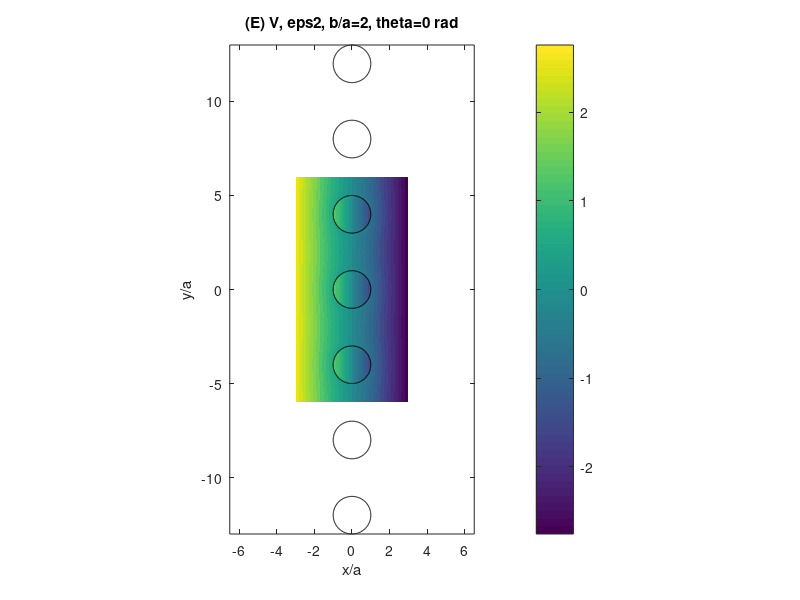
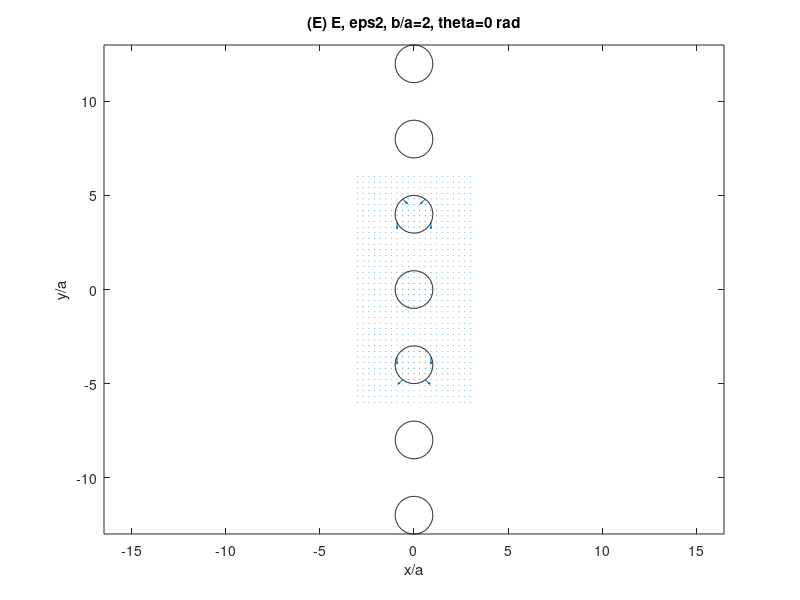

Reproduce these figures in MATLAB, in order. (Note: a time limit stopped this script after it produced the figures.)
close all;
clear;
clf;
clc;

a = 1.0;
b = 2.0*a;
E0 = 1.0;

Nx = 301; Ny = 601;
xE = linspace(-3*a, 3*a, Nx);
yE = linspace(-6*a, 6*a, Ny);
[xgE,ygE] = meshgrid(xE,yE);

theta = 0.0;
eps_list = [2,4,10,Inf];
Nmax = 40;

for k = 1:numel(eps_list)
    epsr = eps_list(k);
    if isinf(epsr)
        xi = 1.0; denom_inside = Inf;
    else
        xi = (epsr-1)/(epsr+1); denom_inside = epsr+1;
    end
    S = (a^2)/(b^2) * (pi^2/12);
    E0x = E0*cos(theta); E0y = E0*sin(theta);
    denom_x = 1 + xi*S; if abs(denom_x)<1e-12, denom_x = 1e-12*(2*(denom_x>=0)-1); end
    denom_y = 1 - xi*S; if abs(denom_y)<1e-12, denom_y = 1e-12*(2*(denom_y>=0)-1); end
    Ax = (xi/denom_x)*E0x; Ay = (xi/denom_y)*E0y;
    if isinf(denom_inside)
        Bx = 0; By = 0;
    else
        Elocx = E0x - S*Ax; Elocy = E0y + S*Ay;
        Bx = -2/denom_inside * Elocx; By = -2/denom_inside * Elocy;
    end

    V = -E0x.*xgE - E0y.*ygE;
    for n = -Nmax:Nmax
        yc = 2*b*n;
        dx = xgE;
        dy = ygE - yc;
        R2 = dx.^2 + dy.^2;
        inside = (R2 < a^2);
        mask = (~inside) & (R2>0);
        Vout = zeros(size(V));
        Vout(mask) = a^2 .* ( Ax.*dx(mask)./R2(mask) + Ay.*dy(mask)./R2(mask) );
        Vin = Bx.*dx + By.*dy;
        V = V + Vin.*inside + Vout.*(~inside);
    end

    dy_ = yE(2)-yE(1); dx_ = xE(2)-xE(1);
    [Vy,Vx] = gradient(V,dy_,dx_);
    Ex = -Vx; Ey = -Vy;

    Xn = xgE./a; Yn = ygE./a; rba = b/a;

    figure; % V
    vabs = max(abs(V(:))); if vabs==0, vabs=1; end
    contourf(Xn, Yn, V, linspace(-vabs,vabs,31), 'LineStyle','none'); colorbar; hold on;
    ymin = min(Yn(:)); ymax = max(Yn(:));
    nmin = floor(ymin/(2*rba)) - 1; nmax = ceil(ymax/(2*rba)) + 1;
    t = linspace(0,2*pi,200);
    for nn = nmin:nmax
        ycN = 2*rba*nn; plot(cos(t), ycN + sin(t), 'k-');
    end
    if isinf(epsr), tag='PEC'; else, tag=sprintf('eps%g',epsr); end
    title(['(E) V, ' tag ', b/a=' num2str(rba) ', theta=' num2str(theta) ' rad']);
    xlabel('x/a'); ylabel('y/a'); axis equal tight;

    figure; % E
    step = max(1, floor(max(size(Xn))/40));
    quiver(Xn(1:step:end,1:step:end), Yn(1:step:end,1:step:end), ...
           Ex(1:step:end,1:step:end), Ey(1:step:end,1:step:end), 0.9); hold on;
    for nn = nmin:nmax
        ycN = 2*rba*nn; plot(cos(t), ycN + sin(t), 'k-');
    end
    title(['(E) E, ' tag ', b/a=' num2str(rba) ', theta=' num2str(theta) ' rad']);
    xlabel('x/a'); ylabel('y/a'); axis equal tight;
end

epsr = 4; thetas = [10 30 45 60]*pi/180;

for theta = thetas
    xi = (epsr-1)/(epsr+1);
    S = (a^2)/(b^2) * (pi^2/12);
    E0x = E0*cos(theta); E0y = E0*sin(theta);
    denom_x = 1 + xi*S; if abs(denom_x)<1e-12, denom_x = 1e-12*(2*(denom_x>=0)-1); end
    denom_y = 1 - xi*S; if abs(denom_y)<1e-12, denom_y = 1e-12*(2*(denom_y>=0)-1); end
    Ax = (xi/denom_x)*E0x; Ay = (xi/denom_y)*E0y;
    Elocx = E0x - S*Ax; Elocy = E0y + S*Ay;
    Bx = -2/(epsr+1)*Elocx; By = -2/(epsr+1)*Elocy;

    V = -E0x.*xgE - E0y.*ygE;
    for n = -Nmax:Nmax
        yc = 2*b*n;
        dx = xgE; dy = ygE - yc; R2 = dx.^2 + dy.^2;
        inside = (R2 < a^2);
        mask = (~inside) & (R2>0);
        Vout = zeros(size(V));
        Vout(mask) = a^2 .* ( Ax.*dx(mask)./R2(mask) + Ay.*dy(mask)./R2(mask) );
        Vin = Bx.*dx + By.*dy;
        V = V + Vin.*inside + Vout.*(~inside);
    end

    dy_ = yE(2)-yE(1); dx_ = xE(2)-xE(1);
    [Vy,Vx] = gradient(V,dy_,dx_); Ex = -Vx; Ey = -Vy;

    Xn = xgE./a; Yn = ygE./a; rba = b/a;
    ymin = min(Yn(:)); ymax = max(Yn(:));
    nmin = floor(ymin/(2*rba)) - 1; nmax = ceil(ymax/(2*rba)) + 1; t = linspace(0,2*pi,200);

    figure; % V
    vabs = max(abs(V(:))); if vabs==0, vabs=1; end
    contourf(Xn, Yn, V, linspace(-vabs,vabs,31), 'LineStyle','none'); colorbar; hold on;
    for nn = nmin:nmax, ycN = 2*rba*nn; plot(cos(t), ycN + sin(t), 'k-'); end
    title(['(Z) V, eps=4, b/a=' num2str(rba) ', theta=' num2str(theta) ' rad']);
    xlabel('x/a'); ylabel('y/a'); axis equal tight;

    figure; % E
    step = max(1, floor(max(size(Xn))/40));
    quiver(Xn(1:step:end,1:step:end), Yn(1:step:end,1:step:end), ...
           Ex(1:step:end,1:step:end), Ey(1:step:end,1:step:end), 0.9); hold on;
    for nn = nmin:nmax, ycN = 2*rba*nn; plot(cos(t), ycN + sin(t), 'k-'); end
    title(['(Z) E, eps=4, b/a=' num2str(rba) ', theta=' num2str(theta) ' rad']);
    xlabel('x/a'); ylabel('y/a'); axis equal tight;
end

epsr = 10; theta = pi/4; rlist = [1.1 1.5 2.5 4.0];
NmaxH = 60;

for r = rlist
    b2 = r*a;
    xH = linspace(-3*a, 3*a, Nx);
    yH = linspace(-8*b2, 8*b2, Ny);
    [xgH,ygH] = meshgrid(xH,yH);

    xi = (epsr-1)/(epsr+1);
    S = (a^2)/(b2^2) * (pi^2/12);
    E0x = E0*cos(theta); E0y = E0*sin(theta);
    denom_x = 1 + xi*S; if abs(denom_x)<1e-12, denom_x = 1e-12*(2*(denom_x>=0)-1); end
    denom_y = 1 - xi*S; if abs(denom_y)<1e-12, denom_y = 1e-12*(2*(denom_y>=0)-1); end
    Ax = (xi/denom_x)*E0x; Ay = (xi/denom_y)*E0y;
    Elocx = E0x - S*Ax; Elocy = E0y + S*Ay;
    Bx = -2/(epsr+1)*Elocx; By = -2/(epsr+1)*Elocy;

    V = -E0x.*xgH - E0y.*ygH;
    for n = -NmaxH:NmaxH
        yc = 2*b2*n;
        dx = xgH; dy = ygH - yc; R2 = dx.^2 + dy.^2;
        inside = (R2 < a^2);
        mask = (~inside) & (R2>0);
        Vout = zeros(size(V));
        Vout(mask) = a^2 .* ( Ax.*dx(mask)./R2(mask) + Ay.*dy(mask)./R2(mask) );
        Vin = Bx.*dx + By.*dy;
        V = V + Vin.*inside + Vout.*(~inside);
    end

    dy_ = yH(2)-yH(1); dx_ = xH(2)-xH(1);
    [Vy,Vx] = gradient(V,dy_,dx_); Ex = -Vx; Ey = -Vy;

    Xn = xgH./a; Yn = ygH./a; rba = b2/a;
    ymin = min(Yn(:)); ymax = max(Yn(:));
    nmin = floor(ymin/(2*rba)) - 1; nmax = ceil(ymax/(2*rba)) + 1; t = linspace(0,2*pi,200);

    figure; % V
    vabs = max(abs(V(:))); if vabs==0, vabs=1; end
    contourf(Xn, Yn, V, linspace(-vabs,vabs,31), 'LineStyle','none'); colorbar; hold on;
    for nn = nmin:nmax, ycN = 2*rba*nn; plot(cos(t), ycN + sin(t), 'k-'); end
    title(['(H) V, eps=10, b/a=' num2str(rba) ', theta=' num2str(theta) ' rad']);
    xlabel('x/a'); ylabel('y/a'); axis equal tight;

    figure; % E
    step = max(1, floor(max(size(Xn))/40));
    quiver(Xn(1:step:end,1:step:end), Yn(1:step:end,1:step:end), ...
           Ex(1:step:end,1:step:end), Ey(1:step:end,1:step:end), 0.9); hold on;
    for nn = nmin:nmax, ycN = 2*rba*nn; plot(cos(t), ycN + sin(t), 'k-'); end
    title(['(H) E, eps=10, b/a=' num2str(rba) ', theta=' num2str(theta) ' rad']);
    xlabel('x/a'); ylabel('y/a'); axis equal tight;
end
